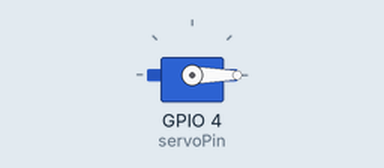
A sketch run on a simulated ESP32. Shown: servo.

Above: at 0.05 s.
At 3.0 s:
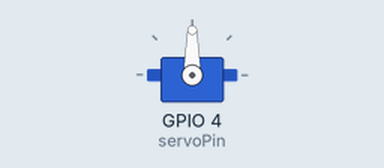
At 6.0 s:
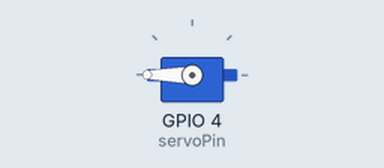
Timing chart, 0 to 7.8 s (numbered marks = the images above):
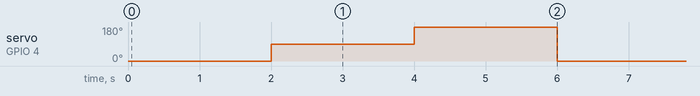

The sketch:

SERVO_TEST.ino
```cpp
#include <ESP32Servo.h>

Servo myServo;  // Create a Servo object
int servoPin = 4;  // Define the pin where the servo is connected

void setup() {
  myServo.attach(servoPin);  // Attach the servo to GPIO5
}

void loop() {
  myServo.write(0);
  delay(2000);
  myServo.write(90);
  delay(2000);
  myServo.write(180);
  delay(2000);
}
```

Measured:
- by itself, servo on GPIO 4 (servoPin): repeats every 6.0 s: 180° 2.0 s, 0° 2.0 s, 90° 2.0 s
